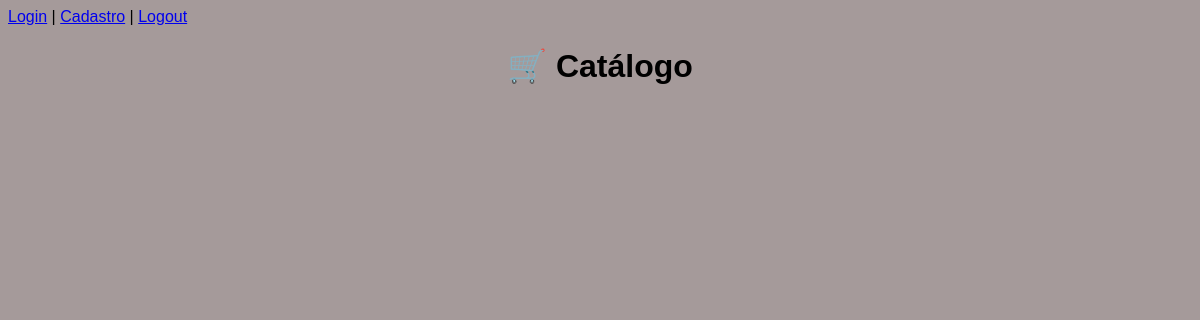
Before: / with the older database file.
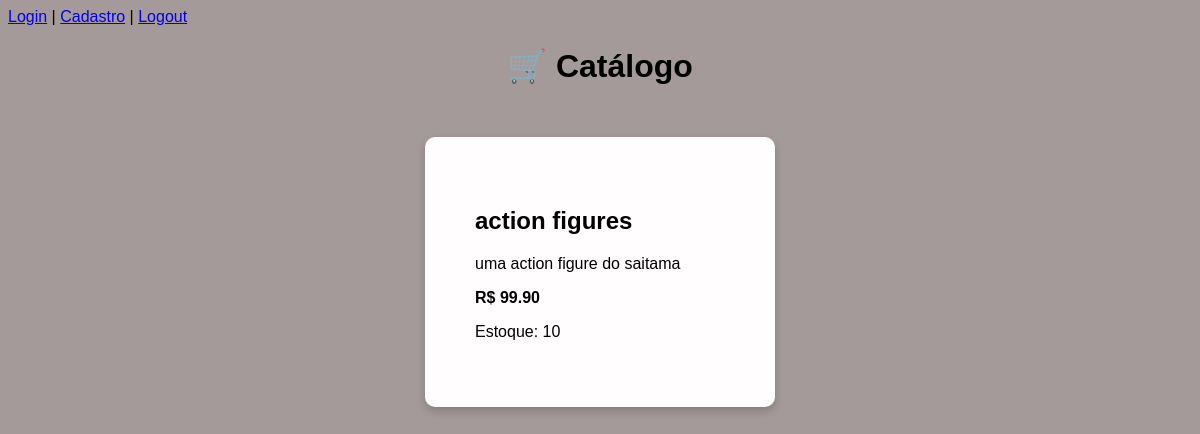
After: the same page with the newer database file.
### loja/models.py (models this page shows, shortened)
class Produto(models.Model):
    nome = models.CharField(max_length=100)
    descricao = models.TextField()
    preco = models.DecimalField(max_digits=10, decimal_places=2)
    estoque = models.IntegerField()
    imagem = models.ImageField(upload_to='produtos/', null=True, blank=True)

### loja/views.py (the view)
# urls.py: path('', views.catalogo, name='catalogo'),
def catalogo(request):
    produtos = Produto.objects.all()
    return render(request, 'loja/catalogo.html', {'produtos': produtos})

### loja/templates/loja/catalogo.html (shortened to what this page needs)
<a href="/login/">Login</a> |
<a href="/cadastro/">Cadastro</a> |
<a href="/logout/">Logout</a>
<!DOCTYPE html>
<html>
<head>
</head>
<body style="font-family: Arial; background:#a59a9a;">
<h1 style="text-align:center;">🛒 Catálogo</h1>
<div style="display:flex; flex-wrap:wrap; justify-content:center;">
{% for produto in produtos %}
    <div style="
        background:rgb(255, 253, 253);
        border-radius:10px;
        padding: 50px;
        margin:30px;
        width:250px;
        box-shadow:0 4px 8px rgba(0,0,0,0.2);
    ">
        <h2>{{ produto.nome }}</h2>
        <p>{{ produto.descricao }}</p>
        <p><strong>R$ {{ produto.preco }}</strong></p>
        <p>Estoque: {{ produto.estoque }}</p>
    </div>
{% endfor %}
</div>
</body>
</html>

Changed rows visible on the page:
added Produto: nome "action figures", descricao "uma action figure do saitama", preco "99.90", estoque "10"
